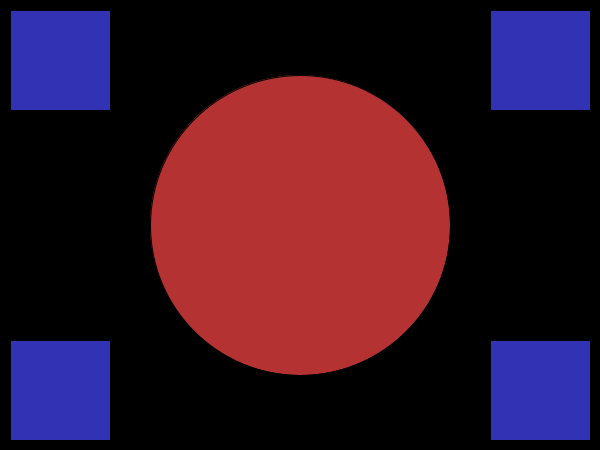
Frame 1 (no input)
Frame 60 (the mouse pressed at the canvas centre just before this capture): identical to frame 1, image omitted
Frame 120 (the mouse held since frame 60 and released just before this capture): identical to frame 1, image omitted

The Processing sketch that drew this single still picture (run headless with seeded random() and noise(); from frame 60 on, the mouse is pressed at the canvas centre):

// Processing sketch: CodingGym1
// ── CodingGym1.pde
void setup () {
    size(600,450);
    background(255);
    float pi = 3.14159265;
    float halfWidth;
    halfWidth = width/2;
    float w = width*0.12;
    float h = height*0.15;
    float area = w*h;
    float mx =  pi*mouseX/width;
    float red   =  25;
    float green = 100;
    float blue  = 220;
    
    fill(red,green,blue);

    rect(50,50, 300,100);
    
}

void draw () {
  // rect(10,15,25,15);
  // rect(10,15,30,30);
  // ellipse(25,30, 30,30);
  // background(0);
  // fill(180,50,50);
  // ellipse(width/2, height/2, 30, 30);
      background(0);
      fill(180,50,50);
      ellipse(width/2,height/2,300,300);
      fill(50,50,180);
      rect(10,10, 100,100);
      rect(width-110,10, 100,100);
      rect(width-110,height-110, 100,100);
      rect(10,height-110, 100,100);
  
}
